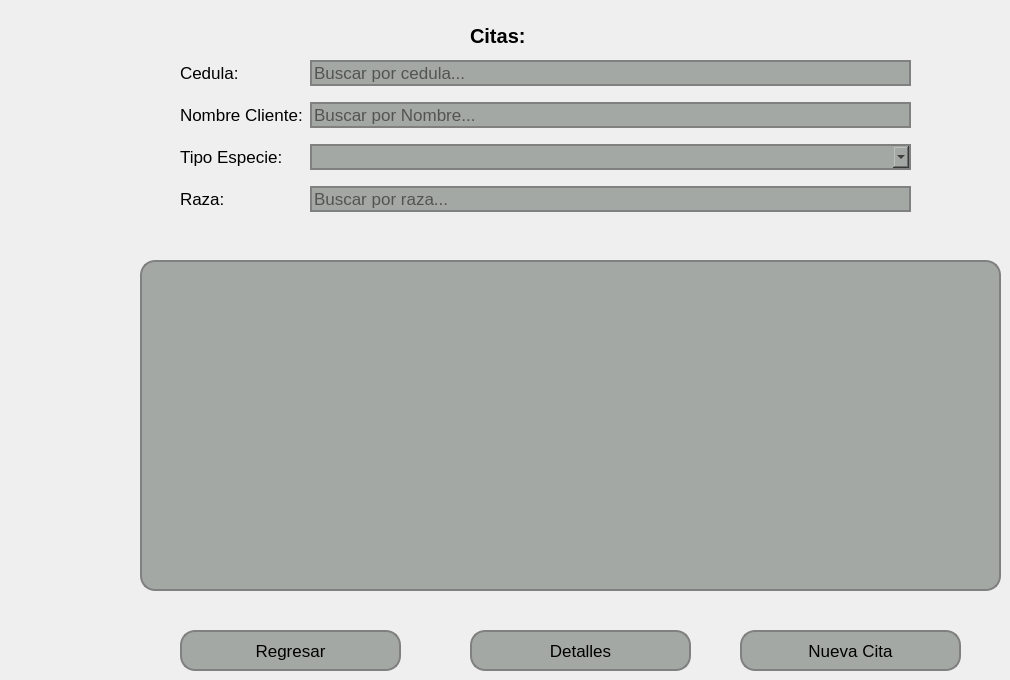
   <widget class="QWidget" name="pageTarifas">
    <widget class="QWidget" name="formLayoutWidget_6">
     <property name="geometry">
      <rect>
       <x>180</x>
       <y>60</y>
       <width>731</width>
       <height>182</height>
      </rect>
     </property>
     <layout class="QFormLayout" name="formLayout_6">
      <property name="horizontalSpacing">
       <number>7</number>
      </property>
      <property name="verticalSpacing">
       <number>16</number>
      </property>
      <item row="0" column="0">
       <widget class="QLabel" name="label_53">
        <property name="font">
         <font>
          <pointsize>13</pointsize>
         </font>
        </property>
        <property name="text">
         <string>Cedula: </string>
        </property>
       </widget>
      </item>
      <item row="0" column="1">
       <widget class="QLineEdit" name="lineEditCedulaCitas">
        <property name="font">
         <font>
          <pointsize>13</pointsize>
         </font>
        </property>
        <property name="styleSheet">
         <string notr="true">    background-color: #a4a8a5; /* Color del botón */
    border-radius: 15px;       /* Borde redondeado, ajusta el valor para más curvatura */
    border: 2px solid #808080; /* Opcional: agrega un borde de color gris */</string>
        </property>
        <property name="placeholderText">
         <string>Buscar por cedula...</string>
        </property>
       </widget>
      </item>
      <item row="1" column="0">
       <widget class="QLabel" name="label_54">
        <property name="font">
         <font>
          <pointsize>13</pointsize>
         </font>
        </property>
        <property name="text">
         <string>Nombre Cliente:</string>
        </property>
       </widget>
      </item>
      <item row="1" column="1">
       <widget class="QLineEdit" name="lineEditNombreCitas">
        <property name="font">
         <font>
          <pointsize>13</pointsize>
         </font>
        </property>
        <property name="styleSheet">
         <string notr="true">    background-color: #a4a8a5; /* Color del botón */
    border-radius: 15px;       /* Borde redondeado, ajusta el valor para más curvatura */
    border: 2px solid #808080; /* Opcional: agrega un borde de color gris */</string>
        </property>
        <property name="placeholderText">
         <string>Buscar por Nombre...</string>
        </property>
       </widget>
      </item>
      <item row="2" column="0">
       <widget class="QLabel" name="label_56">
        <property name="font">
         <font>
          <pointsize>13</pointsize>
         </font>
        </property>
        <property name="text">
         <string>Tipo Especie:</string>
        </property>
       </widget>
      </item>
      <item row="2" column="1">
       <widget class="QComboBox" name="comboBoxTipoEspecieCitas">
        <property name="font">
         <font>
          <pointsize>13</pointsize>
         </font>
        </property>
        <property name="styleSheet">
         <string notr="true">    background-color: #a4a8a5; /* Color del botón */
    border-radius: 15px;       /* Borde redondeado, ajusta el valor para más curvatura */
    border: 2px solid #808080; /* Opcional: agrega un borde de color gris */</string>
        </property>
       </widget>
      </item>
      <item row="3" column="0">
       <widget class="QLabel" name="label_57">
        <property name="font">
         <font>
          <pointsize>13</pointsize>
         </font>
        </property>
        <property name="text">
         <string>Raza:</string>
        </property>
       </widget>
      </item>
      <item row="3" column="1">
       <widget class="QLineEdit" name="lineEditRazaCitas">
        <property name="font">
         <font>
          <pointsize>13</pointsize>
         </font>
        </property>
        <property name="styleSheet">
         <string notr="true">    background-color: #a4a8a5; /* Color del botón */
    border-radius: 15px;       /* Borde redondeado, ajusta el valor para más curvatura */
    border: 2px solid #808080; /* Opcional: agrega un borde de color gris */</string>
        </property>
        <property name="placeholderText">
         <string>Buscar por raza...</string>
        </property>
       </widget>
      </item>
     </layout>
    </widget>
    <widget class="QPushButton" name="pushButtonRegresarCitas">
     <property name="geometry">
      <rect>
       <x>180</x>
       <y>630</y>
       <width>221</width>
       <height>41</height>
      </rect>
     </property>
     <property name="font">
      <font>
       <pointsize>13</pointsize>
      </font>
     </property>
     <property name="styleSheet">
      <string notr="true">QPushButton {
    background-color: #a4a8a5; /* Color del botón */
    border-radius: 15px;       /* Borde redondeado, ajusta el valor para más curvatura */
    border: 2px solid #808080; /* Opcional: agrega un borde de color gris */

}

QPushButton:hover {
    background-color: #b0b5b0; /* Color al pasar el mouse */
}

QPushButton:pressed {
    background-color: #8f938f; /* Color al hacer clic */
}
</string>
     </property>
     <property name="text">
      <string>Regresar</string>
     </property>
    </widget>
    <widget class="QTableWidget" name="tableWidgetListaCitas">
     <property name="geometry">
      <rect>
       <x>140</x>
       <y>260</y>
       <width>861</width>
       <height>331</height>
      </rect>
     </property>
     <property name="styleSheet">
      <string notr="true">    background-color: #a4a8a5; /* Color del botón */
    border-radius: 15px;       /* Borde redondeado, ajusta el valor para más curvatura */
    border: 2px solid #808080; /* Opcional: agrega un borde de color gris */</string>
     </property>
    </widget>
    <widget class="QPushButton" name="pushButtonDetallesCita">
     <property name="geometry">
      <rect>
       <x>470</x>
       <y>630</y>
       <width>221</width>
       <height>41</height>
      </rect>
     </property>
     <property name="font">
      <font>
       <pointsize>13</pointsize>
      </font>
     </property>
     <property name="styleSheet">
      <string notr="true">QPushButton {
    background-color: #a4a8a5; /* Color del botón */
    border-radius: 15px;       /* Borde redondeado, ajusta el valor para más curvatura */
    border: 2px solid #808080; /* Opcional: agrega un borde de color gris */

}

QPushButton:hover {
    background-color: #b0b5b0; /* Color al pasar el mouse */
}

QPushButton:pressed {
    background-color: #8f938f; /* Color al hacer clic */
}
</string>
     </property>
     <property name="text">
      <string>Detalles</string>
     </property>
    </widget>
    <widget class="QLabel" name="label_38">
     <property name="geometry">
      <rect>
       <x>470</x>
       <y>20</y>
       <width>81</width>
       <height>31</height>
      </rect>
     </property>
     <property name="font">
      <font>
       <pointsize>15</pointsize>
       <weight>75</weight>
       <bold>true</bold>
      </font>
     </property>
     <property name="text">
      <string>Citas:</string>
     </property>
    </widget>
    <widget class="QPushButton" name="pushButtonNuevaCita">
     <property name="geometry">
      <rect>
       <x>740</x>
       <y>630</y>
       <width>221</width>
       <height>41</height>
      </rect>
     </property>
     <property name="font">
      <font>
       <pointsize>13</pointsize>
      </font>
     </property>
     <property name="styleSheet">
      <string notr="true">QPushButton {
    background-color: #a4a8a5; /* Color del botón */
    border-radius: 15px;       /* Borde redondeado, ajusta el valor para más curvatura */
    border: 2px solid #808080; /* Opcional: agrega un borde de color gris */

}

QPushButton:hover {
    background-color: #b0b5b0; /* Color al pasar el mouse */
}

QPushButton:pressed {
    background-color: #8f938f; /* Color al hacer clic */
}
</string>
     </property>
     <property name="text">
      <string>Nueva Cita</string>
     </property>
    </widget>
   </widget>
